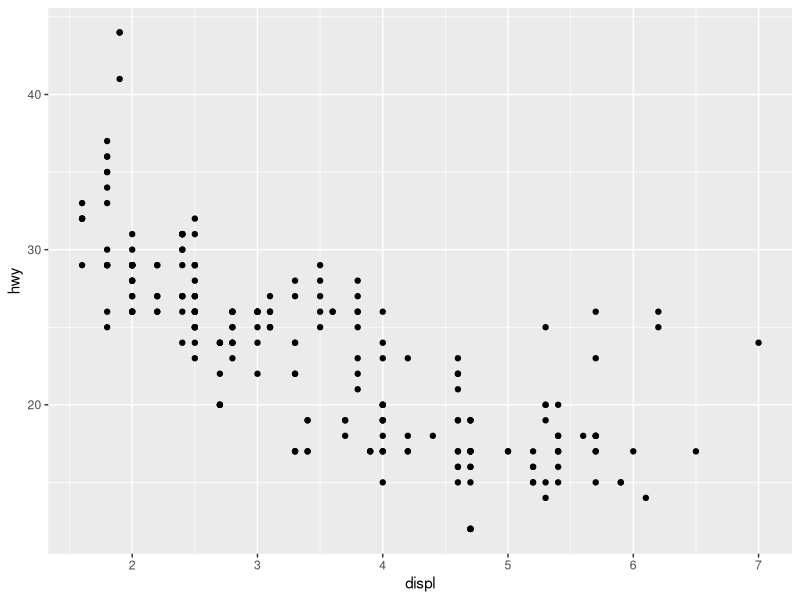
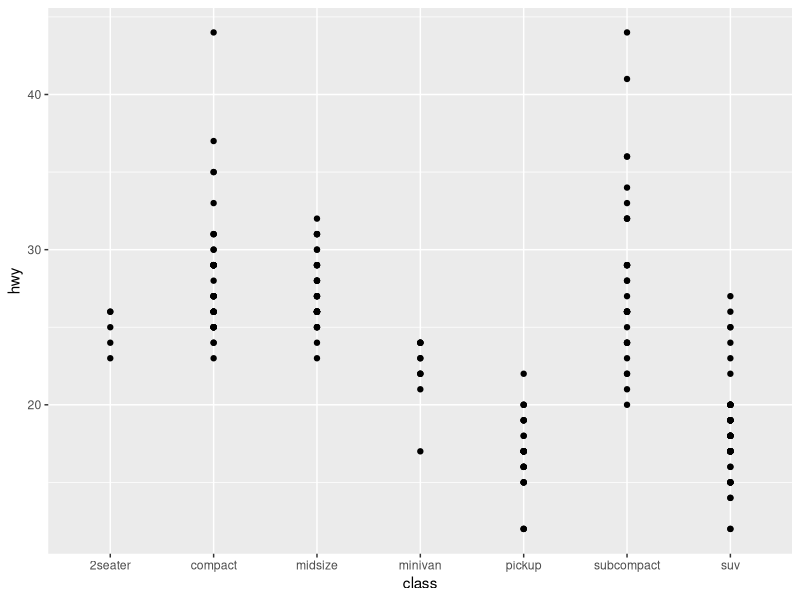
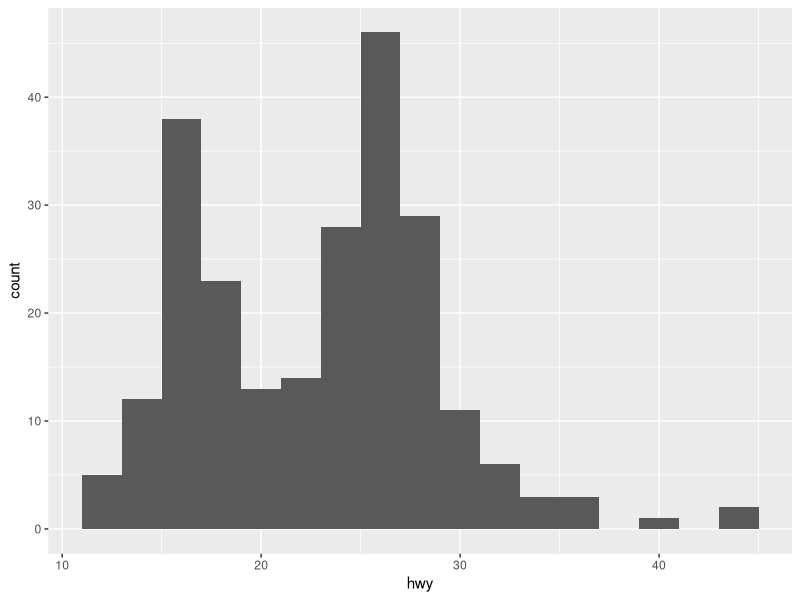
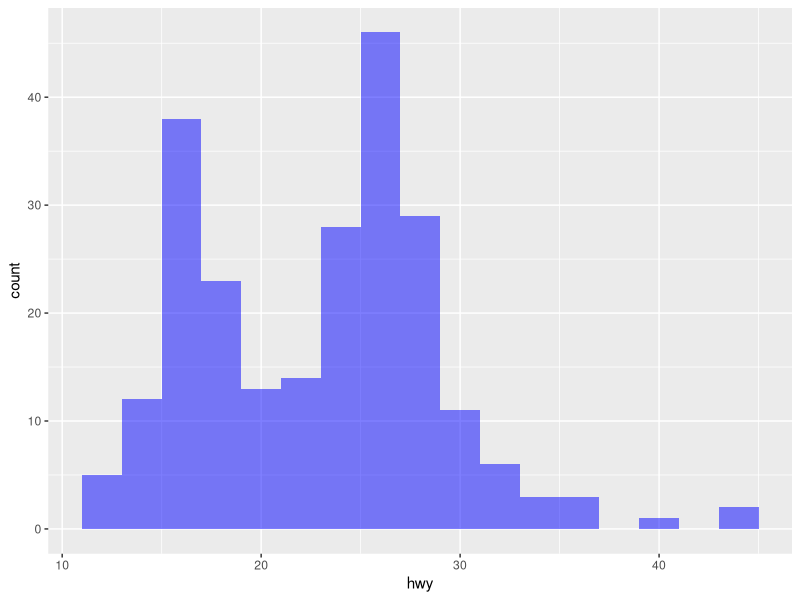
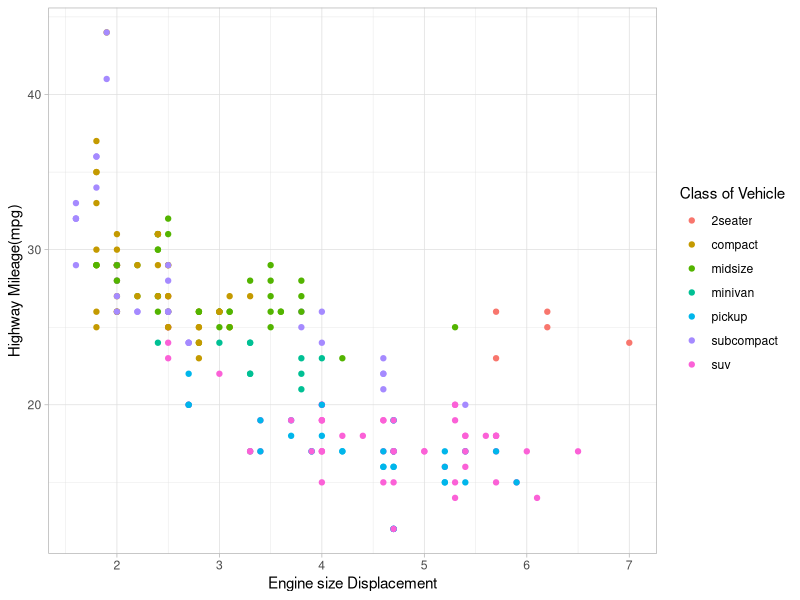
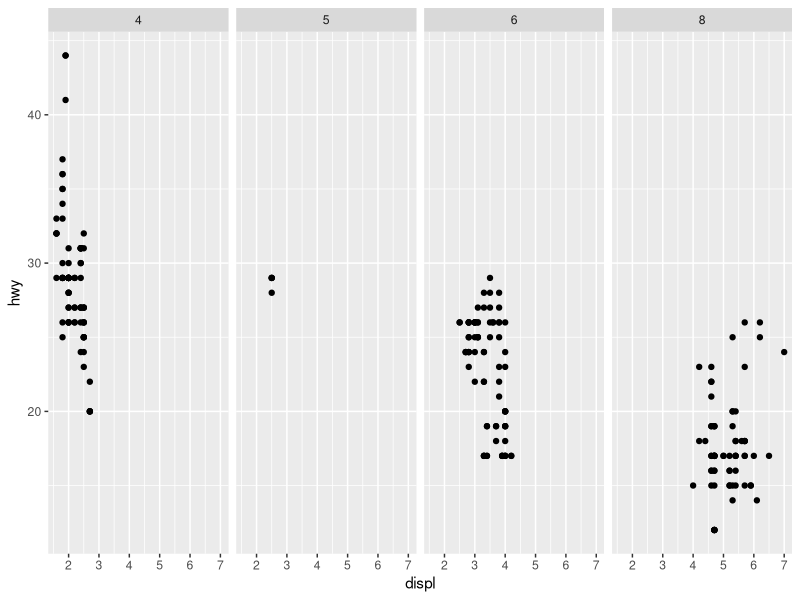
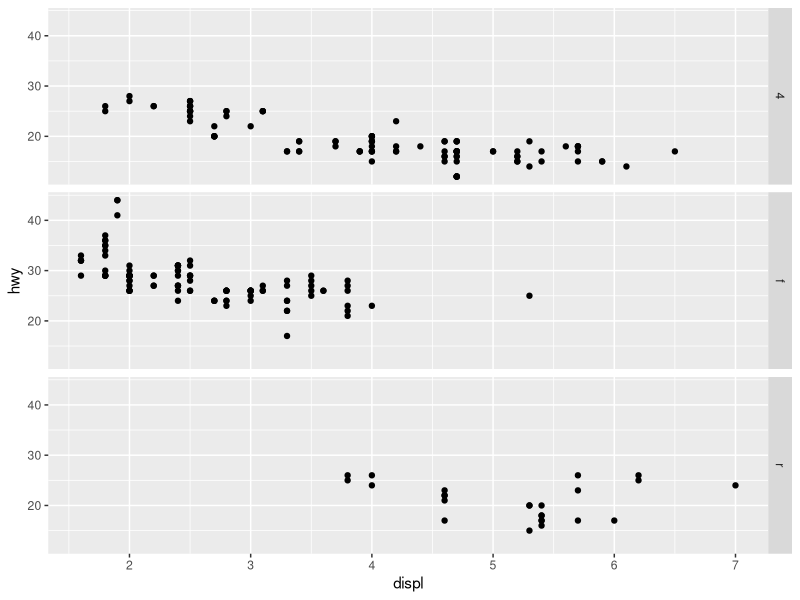
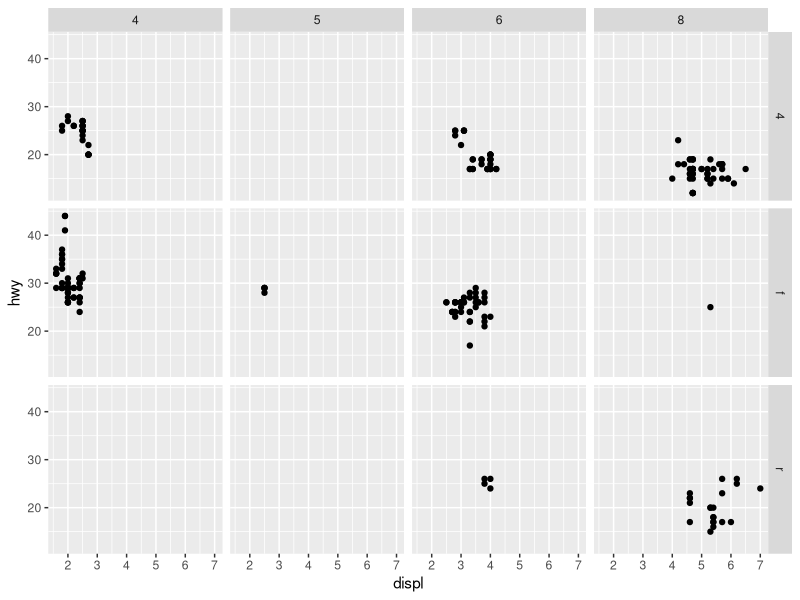

These figures' R source, in order:
## ---- chunk 1
#| label: setup
#| include: false
library(tidyverse)



## ---- chunk 2
#| label: add-label-0
head(mpg)

## ---- chunk 3
#| label: add-label-1
ggplot(data = mpg)+
  geom_point(mapping = aes(x = displ, y = hwy))
## ---- chunk 4
#| label: add-label-2
ggplot(data = mpg) +
  geom_point(mapping = aes(x = class, y = hwy))
## ---- chunk 5
#| label: add-label-3
ggplot(mpg) +
  geom_histogram(aes(x = hwy),binwidth = 2)
## ---- chunk 6
#| label: add-label-4
ggplot(mpg) +
  geom_histogram(aes(x = hwy),
                 alpha=0.5,
                 binwidth = 2,
                 fill="blue")
## ---- chunk 7
#| label: add-label-5
ggplot(data = mpg) +
  geom_point(mapping = aes(x = displ, 
                           y = hwy,
                           color=class))+
  labs(x="Engine size Displacement",
       y="Highway Mileage(mpg)",
       color="Class of Vehicle",
       Title="The bigger the engine the less mileage we get on highway")+
         theme_light()
## ---- chunk 8
#| label: add-label-help-me
# Makes a plot that the commands below will modify
q <- ggplot(mpg) + geom_point(aes(x = displ, y = hwy))

q + facet_grid(. ~ cyl)
q + facet_grid(drv ~ .)
q + facet_grid(drv ~ cyl)
q + facet_wrap(~ class)
## ---- chunk 9
#| label: add-label-6
ggplot(data = mpg) +
  geom_bar(aes(x = class, fill=drv),
           position=position_dodge())+
  labs(x="class of Vehicles",
       y="Number of Vehicles in Sample",
       fill="type of Drive")+
  theme_bw()
## ---- chunk 10
ggplot(mpg,aes(x=displ, y=hwy)) + 
  geom_point(aes(color=class)) +
  geom_smooth(color="black",
              se= FALSE,
              method="lm") 
scale_color_viridis_d()

 ggsave("example.jpg",width=6, height=4)
